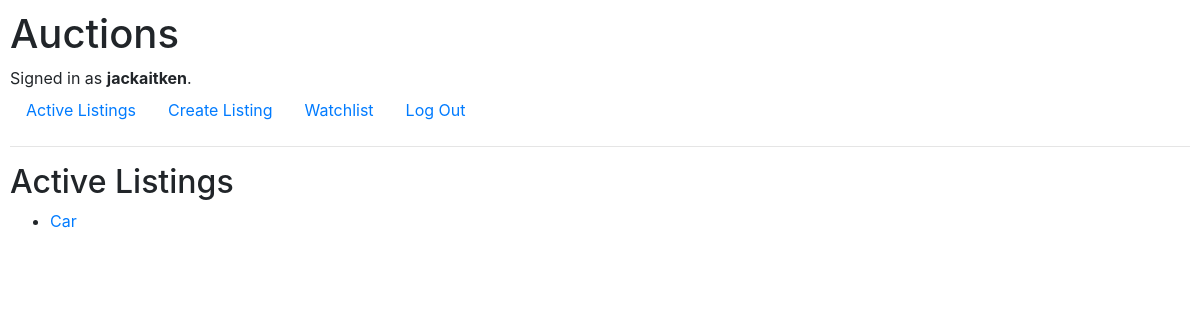
Before: / (signed in) with the older database file.
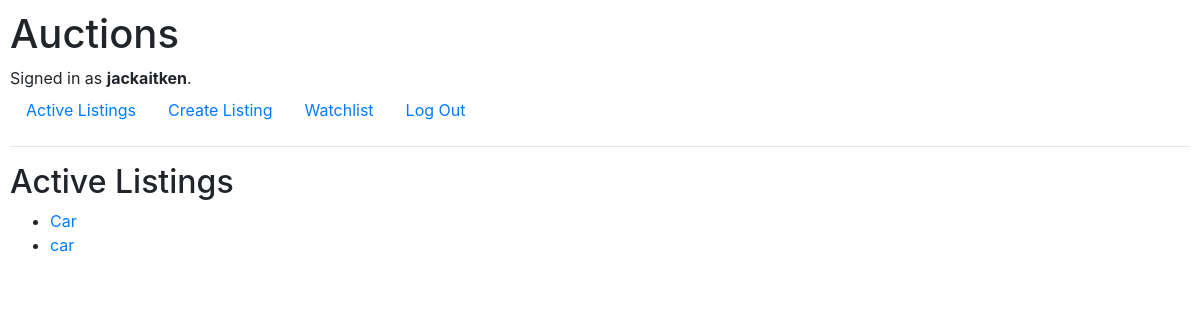
After: the same page with the newer database file.
### auctions/models.py (models this page shows)
class User(AbstractUser):
    username = models.CharField(max_length=64, unique=True)
    password = models.CharField(max_length=16)

class Listing(models.Model):
    title = models.CharField(max_length=100, null=False)
    description = models.CharField(max_length=500, null=False)
    price = models.IntegerField()
    user = models.ForeignKey(User, on_delete=models.CASCADE, related_name="listing")
    image = models.URLField(null=True, blank=True, verbose_name="image")
    comments = models.ForeignKey(Comment, on_delete=models.CASCADE, related_name="listing_comment", null=True)

### auctions/views.py (the view)
# urls.py: path("", views.index, name="index"),
def index(request):
    listings = Listing.objects.all()
    return render(request, "auctions/index.html", {
        "listings": listings
    })

### auctions/templates/auctions/index.html
{% extends "auctions/layout.html" %}
{% block body %}
    <h2>Active Listings</h2>
    {% if listings %}
        <ul>
            {% for listing in listings %}
            <li><a href="{% url 'listing' listing.id %}">{{ listing.title }}</a></li>
            {% endfor %}
        </ul>
    {% else %}
        <p>No active listings</p>
    {% endif %}
{% endblock %}

### auctions/templates/auctions/layout.html (shortened to what this page needs)
{% load static %}
<!DOCTYPE html>
<html lang="en">
    <head>
        <link rel="stylesheet" href="https://stackpath.bootstrapcdn.com/bootstrap/4.4.1/css/bootstrap.min.css">
        <link href="{% static 'auctions/styles.css' %}" rel="stylesheet">
    </head>
    <body>
        <h1>Auctions</h1>
        <div>
            {% if user.is_authenticated %}
                Signed in as <strong>{{ user.username }}</strong>.
            {% else %}
                Not signed in.
            {% endif %}
        </div>
        <ul class="nav">
            <li class="nav-item">
                <a class="nav-link" href="{% url 'index' %}">Active Listings</a>
            </li>
            {% if user.is_authenticated %}
                <li class="nav-item">
                    <a class="nav-link" href="{% url 'create_listing' %}">Create Listing</a>
                </li>
                <li class="nav-item">
                    <a class="nav-link" href="{% url 'watchlist' %}">Watchlist</a>
                </li>
                <li class="nav-item">
                    <a class="nav-link" href="{% url 'logout' %}">Log Out</a>
                </li>
            {% endif %}
        </ul>
        <hr>
        {% block body %}
        {% endblock %}
    </body>
</html>

### auctions/static/auctions/styles.css (style rules this page uses)
body { padding: 10px; }

Changed rows visible on the page:
added Listing: title "car"
